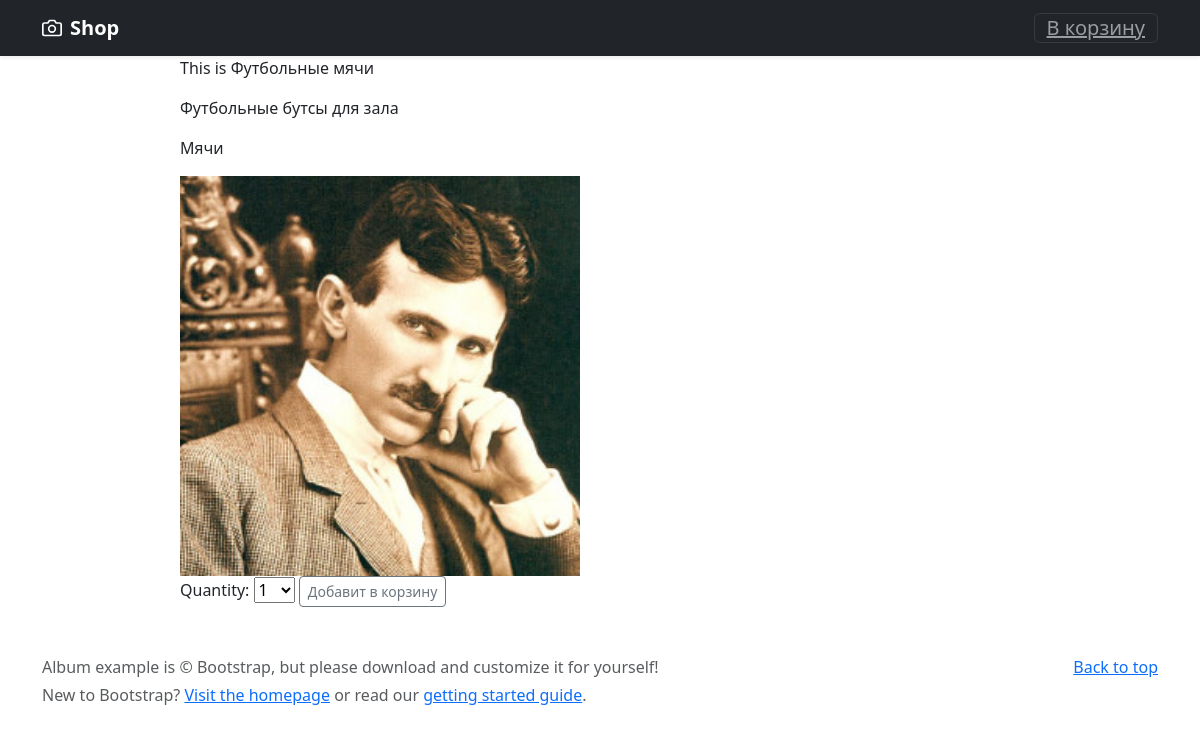
Screenshot of /item/1/ with the database file from the repository.
### main/models.py (models this page shows, shortened)
class Catalog(models.Model):
    name = models.CharField(verbose_name="Название товара", max_length=60)
    price = models.IntegerField(verbose_name="Цена",)
    photo = models.ImageField(verbose_name="Фото товара", upload_to="photo/%Y/%m/%d/", default='photo\2023\11\16\Empty.png')
    description = models.TextField(verbose_name="Описание товара", default='')
    category = models.ForeignKey('Category', on_delete=models.PROTECT, verbose_name="Категория", null=True)
    class Meta:
        verbose_name = 'Товары'
        verbose_name_plural = "Товары"
        ordering = ['name']

class Category(models.Model):
    name = models.CharField(verbose_name="Название категории", max_length=60)
    def __str__(self) -> str:
        return self.name
    class Meta:
        verbose_name = 'Категория'
        verbose_name_plural = "Категории"
        ordering = ['name']

### main/views.py (the view)
# urls.py: path('item/<int:item_id>/', views.detail, name = 'detail'),
def detail(request, item_id):
    try:
        item: object = Catalog.objects.get(id = item_id)
        cart_product_form = CartAddProductForm()
    except:
        return redirect("/")
    return (render(request, 'main/detail.html', {'item':item,
                                                 'cart_product_form': cart_product_form}))

### cart/forms.py
class CartAddProductForm(forms.Form):
    quantity = forms.TypedChoiceField(
        choices=PRODUCT_QUANTITY_CHOICES,
        coerce=int, initial=1
    )
    update = forms.BooleanField(required=False,
                                initial=False,
                                widget=forms.HiddenInput())

### main/templates/main/detail.html (shortened to what this page needs)
{%extends 'main/base.html'%}
{%block content%}
<main class="detail">
<p>This is {{item.name}}</p>
<p>{{item.description}}</p>
<p>{{item.category}}</p>
<img src="{{item.photo.url}}" height="400px">
<form action="{% url 'cart:cart_add' item.id %}" method="post">
    {{ cart_product_form }}
    <input class="btn btn-sm btn-outline-secondary" type="submit" value="Добавит в корзину">
</form>
</main>
{%endblock%}

### main/templates/static/main/css/style.css (style rules this page uses)
.detail { margin-left: 15% }

### rows the page displays
Catalog: name "Футбольные мячи", description "Футбольные бутсы для зала", category "Мячи", photo (picture)
